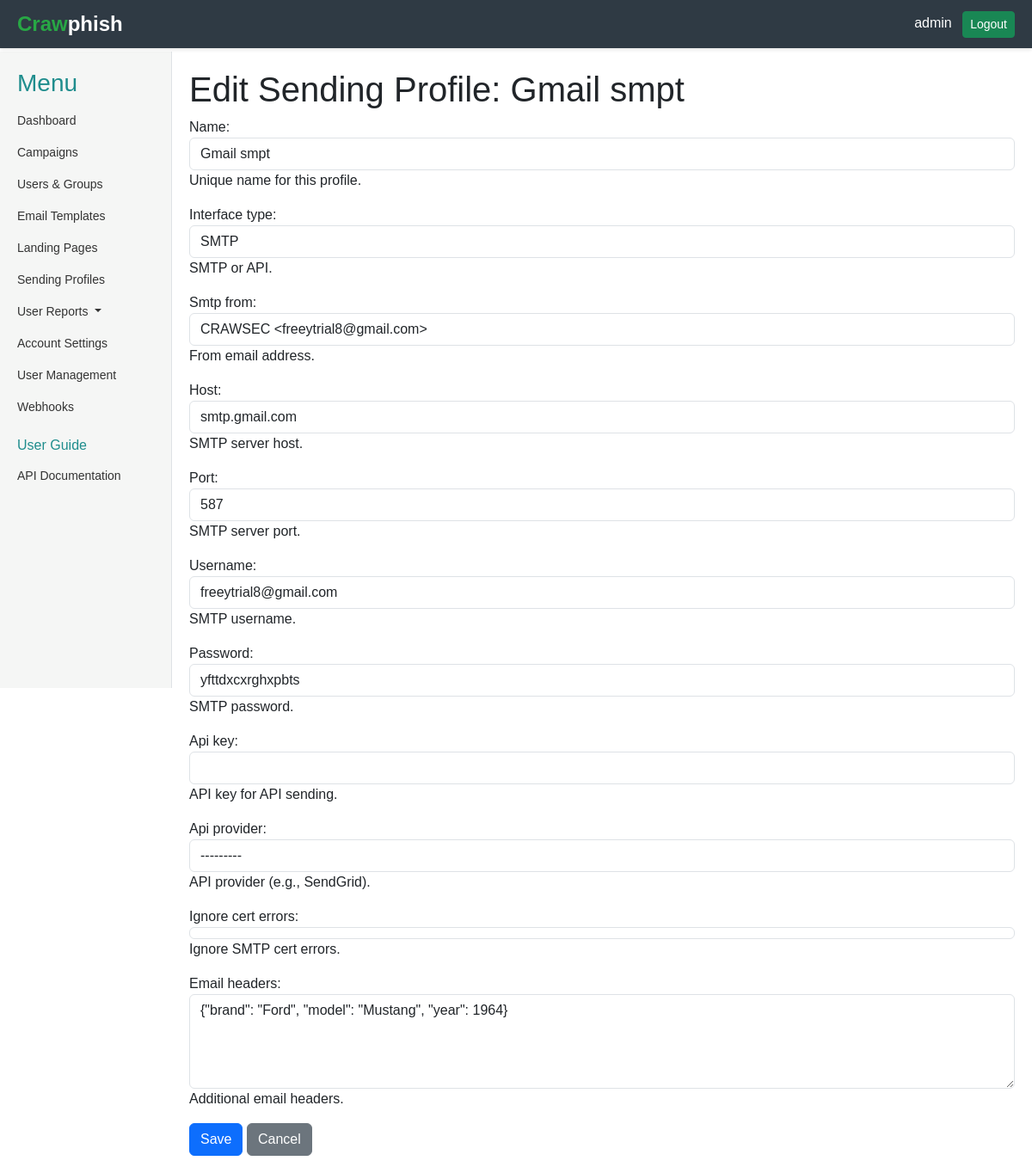
Screenshot of /sending-profiles/edit/3/ (signed in) with the database file from the repository.
### core/models.py (models this page shows, shortened)
class User(AbstractUser):
    position = models.CharField(max_length=100, blank=True, null=True)
    api_key = models.CharField(max_length=100, blank=True, null=True)

class SendingProfile(models.Model):
    INTERFACE_TYPES = (
        ('smtp', 'SMTP'),
        ('api', 'API'),
    )
    API_PROVIDERS = (
        ('sendgrid', 'SendGrid'),
    )
    name = models.CharField(max_length=100, help_text="Unique name for this profile.")
    interface_type = models.CharField(max_length=50, choices=INTERFACE_TYPES, help_text="SMTP or API.")
    smtp_from = models.CharField(max_length=255, help_text="From email address.")
    host = models.CharField(max_length=255, blank=True, null=True, help_text="SMTP server host.")
    port = models.IntegerField(blank=True, null=True, help_text="SMTP server port.")
    username = models.CharField(max_length=255, blank=True, null=True, help_text="SMTP username.")
    password = models.CharField(max_length=255, blank=True, null=True, help_text="SMTP password.")
    api_key = models.CharField(max_length=200, blank=True, null=True, help_text="API key for API sending.")
    api_provider = models.CharField(max_length=50, choices=API_PROVIDERS, blank=True, null=True, help_text="API provider (e.g., SendGrid).")
    ignore_cert_errors = models.BooleanField(default=False, help_text="Ignore SMTP cert errors.")
    email_headers = models.JSONField(default=dict, help_text="Additional email headers.")
    is_default = models.BooleanField(default=False, help_text="Mark as a default profile.")
    modified_date = models.DateTimeField(auto_now=True)

### core/views.py (the view, shortened to what this page needs)
# urls.py: path('sending-profiles/edit/<int:pk>/', views.SendingProfileUpdateView.as_view(), name='sending_profile_edit'),
class SendingProfileUpdateView(LoginRequiredMixin, UpdateView):
    model = SendingProfile
    form_class = SendingProfileForm
    template_name = 'core/sending_profile_edit.html'
    success_url = reverse_lazy('core:sending_profiles')

### core/forms.py (shortened to what this page needs)
class SendingProfileForm(forms.ModelForm):
    class Meta:
        model = SendingProfile
        fields = ['name', 'interface_type', 'smtp_from', 'host', 'port', 'username', 'password',
                  'api_key', 'api_provider',
                  'ignore_cert_errors',
                    'email_headers']
        widgets = {
            'email_headers': forms.Textarea(attrs={'rows': 4}),
        }
    def __init__(self, *args, **kwargs):
        super().__init__(*args, **kwargs)
        for field in self.fields.values():
            field.widget.attrs.update({'class': 'form-control'})
        self.fields['host'].required = False
        self.fields['port'].required = False
        self.fields['username'].required = False
        self.fields['password'].required = False
        self.fields['api_key'].required = False
        self.fields['api_provider'].required = False

### core/templates/core/sending_profile_edit.html (shortened to what this page needs)
{% extends 'core/base.html' %}
{% block content %}
    <h1>Edit Sending Profile: {{ object.name }}</h1>
    <form method="post">
        {{ form.as_p }}
        <button type="submit" class="btn btn-primary">Save</button>
        <a href="{% url 'core:sending_profiles' %}" class="btn btn-secondary">Cancel</a>
    </form>
{% endblock %}

### core/templates/core/base.html (shortened to what this page needs)
<!DOCTYPE html>
<html lang="en">
<head>
    <link rel="stylesheet" href="https://cdn.jsdelivr.net/npm/bootstrap-icons@1.11.1/font/bootstrap-icons.css">
    <link href="https://cdn.jsdelivr.net/npm/bootstrap@5.3.0/dist/css/bootstrap.min.css" rel="stylesheet">
</head>
<body>
    <div class="container-fluid">
        {% if request.user.is_authenticated %}
            <div class="header">
                <div class="logo">
                    <span style="color: #28a745;">Craw</span> phish
                </div>
                <div>
                    <span class="text-white me-2">{{ request.user.username }}</span>
                    <a href="{% url 'logout' %}" class="btn btn-success btn-sm">Logout</a>
                </div>
            </div>
        {% endif %}
        <div class="main-content-wrapper {% if not request.user.is_authenticated %}unauthenticated{% endif %}">
            {% if request.user.is_authenticated %}
                <div class="sidebar">
                    <h3 style="color: rgb(31, 141, 141);">Menu</h3>
                    <ul class="nav flex-column">
                        <li class="nav-item">
                            <a class="nav-link {% if request.resolver_match.url_name == 'dashboard' %}active{% endif %}" href="{% url 'core:dashboard' %}">Dashboard</a>
                        </li>
                        <li class="nav-item">
                            <a class="nav-link {% if request.resolver_match.url_name == 'campaigns' %}active{% endif %}" href="{% url 'core:campaigns' %}">Campaigns</a>
                        </li>
                        <li class="nav-item">
                            <a class="nav-link {% if request.resolver_match.url_name == 'users_groups' %}active{% endif %}" href="{% url 'core:users_groups' %}">Users & Groups</a>
                        </li>
                        <li class="nav-item">
                            <a class="nav-link {% if request.resolver_match.url_name == 'email_templates' %}active{% endif %}" href="{% url 'core:email_templates' %}">Email Templates</a>
                        </li>
                        <li class="nav-item">
                            <a class="nav-link {% if request.resolver_match.url_name == 'landing_pages' %}active{% endif %}" href="{% url 'core:landing_pages' %}">Landing Pages</a>
                        </li>
                        <li class="nav-item">
                            <a class="nav-link {% if request.resolver_match.url_name == 'sending_profiles' %}active{% endif %}" href="{% url 'core:sending_profiles' %}">Sending Profiles</a>
                        </li>
                        <li class="nav-item dropdown">
                            <a class="nav-link dropdown-toggle split" href="" id="userReportsDropdown" role="button" data-bs-toggle="dropdown" aria-expanded="false">
                              User Reports
                            </a>
                          </li>
                        <li class="nav-item">
                            <a class="nav-link {% if request.resolver_match.url_name == 'settings' %}active{% endif %}" href="{% url 'core:settings' %}">Account Settings</a>
                        </li>
                        {% if request.user.is_superuser %}
                            <li class="nav-item">
                                <a class="nav-link {% if request.resolver_match.url_name == 'user_management' %}active{% endif %}" href="{% url 'core:user_management' %}">User Management</a>
                            </li>
                        {% endif %}
                        <li class="nav-item">
                            <a class="nav-link {% if request.resolver_match.url_name == 'webhooks' %}active{% endif %}" href="{% url 'core:webhooks' %}">Webhooks</a>
                        </li>
                        <li class="nav-item">
                            <h6 style="color: rgb(31, 141, 141);" class="mt-3">User Guide</h6>
                        </li>
                        <li class="nav-item">
                            <a class="nav-link" href="#">API Documentation</a>
                        </li>
                    </ul>
                </div>
            {% endif %}
            <div class="main-content {% if not request.user.is_authenticated %}unauthenticated{% endif %}">
                {% block content %}{% endblock %}
            </div>
        </div>
    </div>
</body>
</html>

### core/templates/core/base.html (style rules this page uses)
body { margin: 0; font-family: Arial, sans-serif; }
.container-fluid { padding: 0; min-height: 100vh; display: flex; flex-direction: column; }
.header { background-color: #2F3A44; color: white; padding: 10px 20px; display: flex; justify-content: space-between; align-items: center; width: 100%; box-shadow: 0 2px 4px rgba(0, 0, 0, 0.1); position: fixed; top: 0; left: 0; z-index: 1000; }
.header .logo { font-size: 24px; font-weight: bold; display: flex; align-items: center; }
.main-content-wrapper { display: flex; flex: 1; margin-top: 60px; }
.sidebar { width: 200px; background-color: #F5F6F5; padding: 20px; border-right: 1px solid #dee2e6; height: calc(100vh - 60px); position: fixed; top: 60px; left: 0; z-index: 999; }
.sidebar .nav-link { color: #333; padding: 8px 0; font-size: 14px; }
.main-content { flex: 1; margin-left: 200px; padding: 20px; }

### rows the page displays
User: user.username "admin"
SendingProfile: name "Gmail smpt", interface_type "SMTP", smtp_from "CRAWSEC <freeytrial8@gmail.com>", host "smtp.gmail.com", port "587", username "freeytrial8@gmail.com", password "yfttdxcxrghxpbts", api_provider "---------", ignore_cert_errors "☑", email_headers "{\"brand\": \"Ford\", \"model\": \"Mustang\", \"year\": 1964}"
